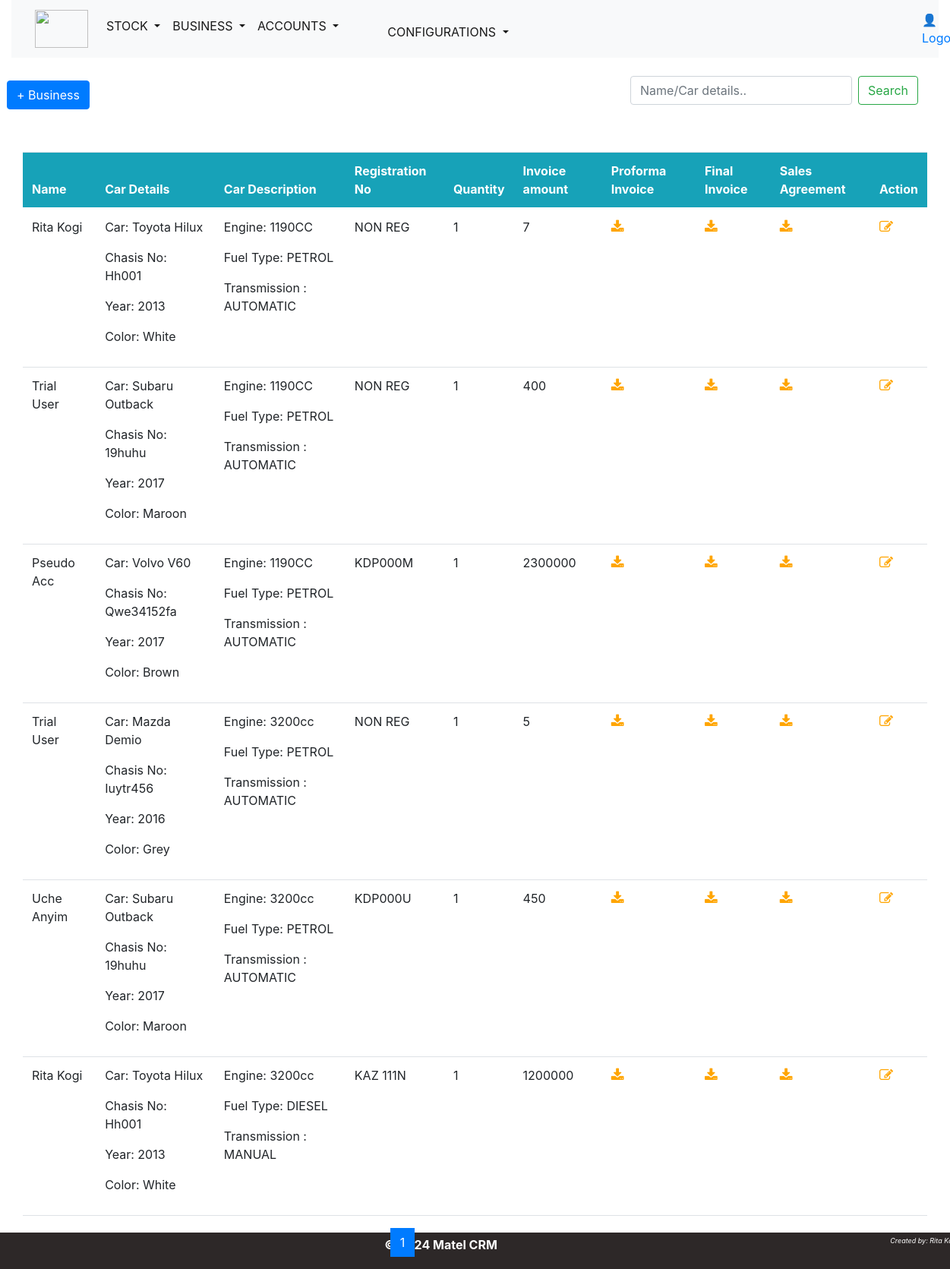
The page /businesslist/ on the database its author committed.
### clients/models.py (models this page shows, shortened)
class Business(models.Model):
    transmissiontype=[
        ('AUTOMATIC ', 'Automatic'),
        ('MANUAL ', 'Manual'),
    ]
    fueltype=[
        ('PETROL ', 'Petrol'),
        ('DIESEL ', 'Diesel'),
    ]
    name=models.ForeignKey(Prospects,null=True, on_delete=models.CASCADE)
    cardetails=models.ForeignKey(CarExpenses,null=True, on_delete=models.CASCADE)
    regno= models.CharField(max_length=150)
    engine= models.CharField(max_length=150,default='1190CC')
    fuel= models.CharField(max_length=20,choices=fueltype, default='Petrol')
    transmission= models.CharField(max_length=20,choices=transmissiontype, default='Automatic')
    quantity= models.PositiveIntegerField(default=1)
    invamt=models.PositiveIntegerField(default=0)
    ttlamt=models.PositiveIntegerField(default=0)
    created_at = models.DateField(default=timezone.now)

class Prospects(models.Model):
    name=models.CharField(max_length=150)
    phoneno=models.PositiveIntegerField(default=None)
    idno=models.PositiveIntegerField(default=None)
    krapin=models.CharField(max_length=150)
    pobox= models.CharField(max_length=150, default='NONE')

### inventory/models.py (models this page shows, shortened)
class CarExpenses(models.Model):
    totalcost=models.PositiveIntegerField(default='0')
    name = models.ForeignKey(Stock, on_delete=models.CASCADE)
    unitcost = models.PositiveIntegerField(default='0')
    tax=models.PositiveIntegerField(default='0')
    portcharges=models.PositiveIntegerField(default='0')
    transportcharges=models.PositiveIntegerField(default='0')
    miscellaneous=models.PositiveIntegerField(default='0')

class Stock(models.Model):
    name = models.ForeignKey(CarModel, on_delete=models.CASCADE)
    color=models.CharField(max_length=50)
    year = models.PositiveIntegerField(default=None)
    chassisno=models.CharField(max_length=50,  default='0001')
    arrivaldate=models.DateField(default=timezone.now)
    status=models.CharField(max_length=20,choices=status, default='AVAILABLE')

class CarModel(models.Model):
    make = models.ForeignKey(CarMake, on_delete=models.CASCADE)
    name = models.CharField(max_length=50)
    class Meta:
        unique_together = ['make', 'name',]
    def __str__(self):
        return f"{self.make.name}  {self.name}"

class CarMake(models.Model):
    name=models.CharField(max_length=50,unique=True)

### clients/views.py (the view)
# urls.py: path('businesslist/', views.business_list, name='businesslist'),
def business_list(request):
    template= 'clients/business/businessdetails.html'
    businesslists = Business.objects.all().order_by('-id')
    page=Paginator(businesslists,7)
    page_list=request.GET.get('page')
    page = page.get_page(page_list)
    context={
        'page':page,
        }
    return render(request,template , context)

### clients/templates/clients/business/businessdetails.html (shortened to what this page needs)
{% extends 'base.html' %}
{% load crispy_forms_tags %}
{% block content %}
<div class="row my-4">
    <div class="row" style="margin-bottom: 1rem;">
        <div class="col-md-2">
            <div class="row" style="margin-top:0.35em;">
                <a href="{% url 'clients:addbusiness' %}">
                    <button type="submit" class="btn btn-primary" >+ Business</button>
                </a>
        </div>
        </div>
        <div class="col-md-6">
        </div>
            <div class="col-md-4">
                <form class="d-flex" action="{% url 'inventory:japanstock_searchbar' %}" method="GET">
                    <input class="form-control me-2" name="searched" type="search" placeholder="Name/Car details.." aria-label="Search">
                    <button class="btn btn-outline-success" type="submit">Search</button>
                  </form>
            </div>
    </div>
    </div>
    <div class="col-md-12">
        <table class="table bg-white">
            <thead class="bg-info text-white">
                <tr>
                    <th scope="col">Name</th>
                    <th scope="col">Car Details</th>
                    <th scope="col">Car Description</th>
                    <th scope="col">Registration No</th>
                    <th scope="col">Quantity</th>
                    <th scope="col">Invoice amount</th>
                    <th scope="col">Proforma Invoice</th>
                    <th scope="col">Final Invoice</th>
                    <th scope="col">Sales Agreement</th>
                    <th scope="col">Action</th>
                </tr>
            </thead>
            <tbody>
                {% for n in page.object_list %}
                <tr>
                    <td> {{ n.name.name|capfirst }} </td>
                    <td>
                        <p>Car: {{n.cardetails.name.name|capfirst}}</p>
                        <p>Chasis No: {{ n.cardetails.name.chassisno|capfirst }} </p>
                        <p>Year: {{ n.cardetails.name.year|capfirst }}</p>
                        <p>Color: {{ n.cardetails.name.color|capfirst }} </p>
                    </td>
                    <td>
                        <p>Engine: {{n.engine}}</p>
                        <p>Fuel Type: {{n.fuel}}</p>
                        <p>Transmission : {{n.transmission}}</p>
                    </td>
                    <td>{{ n.regno }}</td>
                    <td>{{n.quantity}}</td>
                    <td>{{ n.invamt }}</td>
                    <td><a href="{%url 'clients:proformainvoice' n.id%}">
                        <span class="fa fa-download"style="color: orange; font-size: large;"></span>
                    </a>&nbsp;</td>
                    <td><a href="{%url 'clients:finalinvoice' n.id%}">
                        <span class="fa fa-download"style="color: orange; font-size: large;"></span>
                    </a>&nbsp;</td>
                    <td><a href="{%url 'clients:salesagreement' n.id%}">
                        <span class="fa fa-download" style="color: orange; font-size: large;"></span>
                    </a>&nbsp;</td>
                    <td><a href="{%url 'clients:updatebusiness' n.id%}">
                        <span class="fa fa-edit" style="color: orange; font-size: large;"></span>
                    </a>&nbsp;</td>
                </tr>
                {% endfor %}
            </tbody>
        </table>
    </div>
    <div class="container">
        <div class="row my-6">
            <div class="col-md-4 offset-md-3">
                <nav aria-label="Page navigation example">
                    <ul class="pagination justify-content-center">
                      <li class="page-item">
                        {% for num_page in page.paginator.page_range %} <br>
                        {% if page.number == num_page %}
                        <li class="page-item active" aria-current="page">
                            <a class="page-link"  href="{% url 'inventory:japanstock' %}?page={{num_page}}">{{ num_page }}</a>
                        </li>
                        {% else %}
                        <li class="page-item" aria-current="page">
                            <a class="page-link"  href="{% url 'inventory:japanstock' %}?page={{num_page}}">{{ num_page }}</a>
                        </li>
                        {% endif %} <br>
                        {% endfor %}
                    </ul>
                  </nav>
            </div>
        </div>
       </div>
</div>
{% endblock %}

### assets/css/main.css (style rules this page uses)
body { font-family: "Helvetica", Sans-Serif; background-color: lavenderblush; color: #333; margin: 0; padding: 0; height: 80%; }
.container { width: 100%; margin: 0 auto; }
@media screen and (min-width: 901px) { body { font-size: 18px; } }

### assets/css/inventory.css (style rules this page uses)
body { margin: 0; font-family: 'Arial', sans-serif; background-image: url('/assets/images/background.jpg'); background-size: cover; background-position: fill; background-repeat: no-repeat; height: 100vh; }

### rows shown on the page
Business: name.name "Rita Kogi", cardetails.name.name "Toyota Hilux", cardetails.name.chassisno "Hh001", cardetails.name.year "2013", cardetails.name.color "White", engine "1190CC", fuel "PETROL", transmission "AUTOMATIC", regno "NON REG", quantity "1", invamt "7"
Business: name.name "Trial User", cardetails.name.name "Subaru Outback", cardetails.name.chassisno "19huhu", cardetails.name.year "2017", cardetails.name.color "Maroon", engine "1190CC", fuel "PETROL", transmission "AUTOMATIC", regno "NON REG", quantity "1", invamt "400"
Business: name.name "Pseudo Acc", cardetails.name.name "Volvo V60", cardetails.name.chassisno "Qwe34152fa", cardetails.name.year "2017", cardetails.name.color "Brown", engine "1190CC", fuel "PETROL", transmission "AUTOMATIC", regno "KDP000M", quantity "1", invamt "2300000"
Business: name.name "Trial User", cardetails.name.name "Mazda Demio", cardetails.name.chassisno "Iuytr456", cardetails.name.year "2016", cardetails.name.color "Grey", engine "3200cc", fuel "PETROL", transmission "AUTOMATIC", regno "NON REG", quantity "1", invamt "5"
Business: name.name "Uche Anyim", cardetails.name.name "Subaru Outback", cardetails.name.chassisno "19huhu", cardetails.name.year "2017", cardetails.name.color "Maroon", engine "3200cc", fuel "PETROL", transmission "AUTOMATIC", regno "KDP000U", quantity "1", invamt "450"
Business: name.name "Rita Kogi", cardetails.name.name "Toyota Hilux", cardetails.name.chassisno "Hh001", cardetails.name.year "2013", cardetails.name.color "White", engine "3200cc", fuel "DIESEL", transmission "MANUAL", regno "KAZ 111N", quantity "1", invamt "1200000"

### other values the page prints
{{ num_page }} "1"
